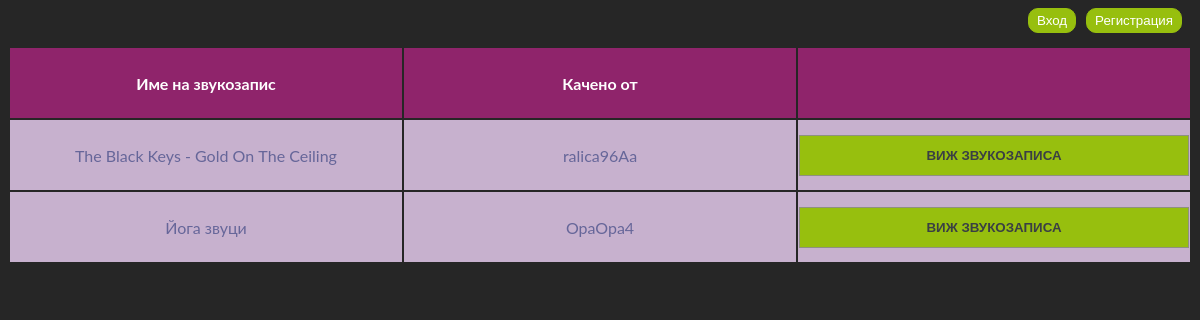
/show-files.php, run on the app's committed database.
### tables this page shows
create table Audio(
   ID int NOT NULL AUTO_INCREMENT,
   Username varchar(255) NOT NULL,
   Audioname varchar(255) NOT NULL,
   ReadableAudioname varchar(255) NOT NULL,
   Description varchar(1023),
   PRIMARY KEY(ID)
);

### src/show-files.php (the view, shortened to what this page needs)
<?php
    include('../config.php');
    $servername = $DB_HOST;
    $username = $DB_USER;
    $password = $DB_PASS;
    $dbname = $DB_NAME;
?>
<html>
  <head>
  <link href="../css/styles.css" rel="stylesheet"/>
  <link href="../css/table-audios.css" rel="stylesheet"/>
  </head>
  <body>
    <div class="registration-header">
      <?php if($_SESSION['login_user']){
       ?>
      <form action="index.php" method="post">
          <input type="hidden" name="exit" value="exit" />
           <button class="header-btn btn" name"exit">Изход</button>
      </form>
      <form action="upload-form.php">
           <button class="header-btn btn">Качи звуков файл</button>
      </form>
      <form action="show-files.php">
           <button class="header-btn btn">Виж всички звукозаписи</button>
      </form>
    <?php }
    else { ?>
      <form action="register-form.php">
           <button class="header-btn btn" type="submit">Регистрация</button>
      </form>
      <form action="login-form.php">
			     <button class="header-btn btn">Вход</button>
      </form>
    <?php } ?>
		</div>
    <br>
    <br>
<?php
  try {
    $conn = new PDO("mysql:host=$servername; dbname=$dbname", $username, $password);
    $conn->setAttribute(PDO::ATTR_ERRMODE, PDO::ERRMODE_EXCEPTION);
  }
  catch(PDOException $e){
    echo "Connection failed: " . $e->getMessage();
  }
  $select = $conn->prepare("SELECT * FROM Audio");
  $select->execute();
  $audios = $select->fetchAll();
  ?> <table class="audios">
    <th class="audios">Име на звукозапис</th>
    <th class="audios">Качено от</th>
    <th class="audios"></th><?php
  foreach ($audios as $audio) {
    ?>
    <tr class="audios">
        <td class="audios"> <span>  <?php echo $audio['ReadableAudioname'] ?></span> </td>
        <td class="audios"> <span> <?php echo $audio['Username'] ?> </span> </td>
        <td class="audios">
          <form class="audios" method="get" action="view-audio.php">
            <input type="submit" class="button_product" value="Виж звукозаписа">
          </form>
      </td>
    </tr>
    <?php
  }
  ?>
  </table>

### css/styles.css (style rules this page uses)
body { background: #262626; font-family: 'lato', sans-serif; }
.registration-header { flex:1; }
.registration-header button { float: right; }
.btn { border-radius: 10px; border: 1px solid #97BF0E; margin-right: 10px; padding-left: 8px; padding-right: 8px; height: 25px; right: 0 }
.header-btn { background-color: #97BF0E; color: white; }

### css/table-audios.css (style rules this page uses)
table.audios { table-layout:fixed; display: table; width: 100%; font-family: 'lato', sans-serif; }
th.audios { width: 100%; height: 70px; text-align: center; padding: 1%; background-color: #8f246b; color: white; }
tr.audios { width: 100%; height: 70px; text-align: center; padding: 1%; background-color: #c7b1ce; color: #666699; display: table-row; border: 1px solid gray; }
.audios input[type="submit"] { background-color: #97BF0E; color: #eee; font-weight: bold; text-transform: uppercase; padding: 0.75rem; color: #3A3F44; width: 100%; border-width: thin; border-style: solid; border-color: #8e917f; float: left; }
td.audios { word-wrap: break-word; }

### data on the page
audio: ReadableAudioname "The Black Keys - Gold Оn Тhe Ceiling", Username "ralica96Aa"
audio: ReadableAudioname "Йога звуци", Username "OpaOpa4"
